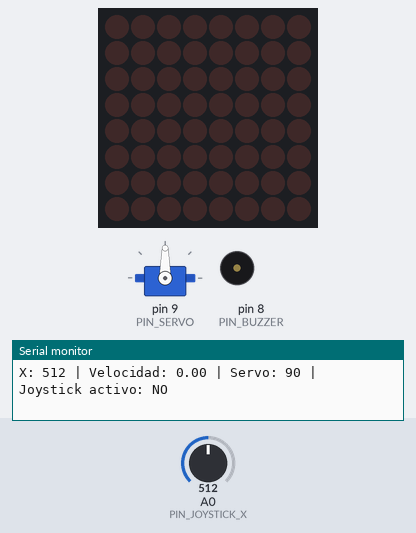
A sketch run on a simulated Arduino Uno, built with avr-gcc and run on an emulated ATmega328P. Shown: servo, 8×8 LED matrix, buzzer (waves = sounding), the last lines printed to the serial monitor. The test bench sets the inputs (shaded band); at power-on: A0 (PIN_JOYSTICK_X) = 512.

Above: at 1.2 s.
1.3 s: A0 (PIN_JOYSTICK_X) set to 555
4.3 s: A0 (PIN_JOYSTICK_X) set to 586
At 4.75 s:
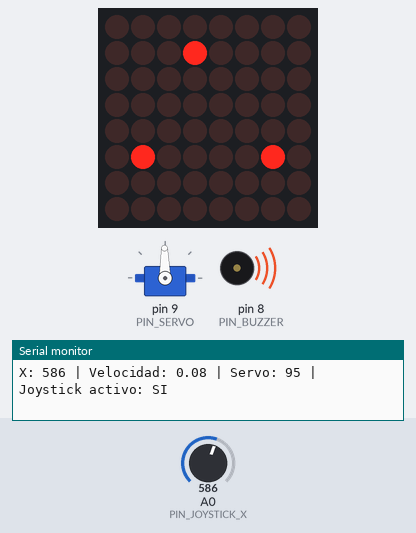
7.3 s: A0 (PIN_JOYSTICK_X) set to 511
At 8.65 s:
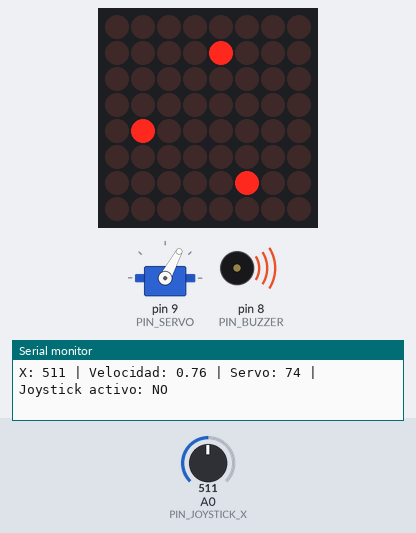
10.3 s: A0 (PIN_JOYSTICK_X) set to 660
At 10.75 s:
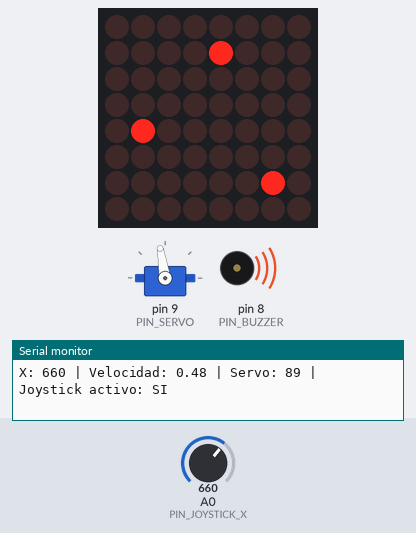
13.3 s: A0 (PIN_JOYSTICK_X) set to 900
16.3 s: A0 (PIN_JOYSTICK_X) set to 511
At 17.36 s:
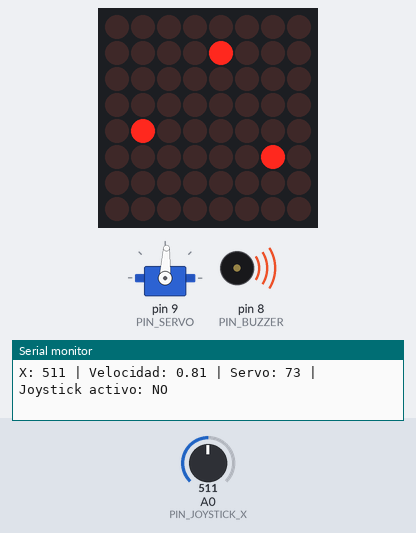
Timing chart, 0 to 22.7 s (numbered marks = the images above; inputs shaded):
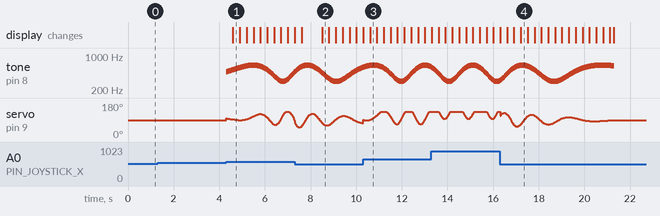

The sketch:

simulador_mareo.ino
```cpp
#include <Servo.h>
#include <LedControl.h>

// =====================================================
// PINES
// =====================================================

const byte PIN_JOYSTICK_X = A0;
const byte PIN_BUZZER = 8;
const byte PIN_SERVO = 9;

const byte PIN_MATRIZ_DIN = 12;
const byte PIN_MATRIZ_CLK = 11;
const byte PIN_MATRIZ_CS  = 10;

// =====================================================
// JOYSTICK
// =====================================================

int joystickX = 512;
const int CENTRO_JOYSTICK = 512;
const int ZONA_ACTIVACION = 55; // Cuanto hay que mover para que "cuente".

// =====================================================
// VELOCIDAD (parametro central, 0.0 a 1.0)
// =====================================================
// Sube mientras el joystick esta girado, baja de a poco cuando lo soltas.
// Todo (servo, sonido, matriz) se maneja con este mismo numero,
// asi nunca hay un corte brusco entre "girando" y "quieto".

float velocidad = 0.0;

const float INCREMENTO_VELOCIDAD_POR_MS = 1.0 / 2500.0; // ~2.5s hasta el maximo
const float DECREMENTO_VELOCIDAD_POR_MS = 1.0 / 5000.0; // ~5s hasta frenar del todo (tambaleo)

// =====================================================
// SERVO
// =====================================================

Servo servoMareo;

const int ANGULO_MINIMO = 45;
const int ANGULO_CENTRO = 90;
const int ANGULO_MAXIMO = 135;

float posicionServo = ANGULO_CENTRO;
float faseServo = 0.0;

const float AMPLITUD_SERVO_MAXIMA = 40.0;
const float VELOCIDAD_FASE_SERVO_MIN = 1.0;
const float VELOCIDAD_FASE_SERVO_MAX = 6.0;
const float FACTOR_INCLINACION_JOYSTICK = 0.12;
const float SUAVIZADO_SERVO = 0.3;

// =====================================================
// SONIDO: sirena suave (sube y baja continuo)
// =====================================================

const int FRECUENCIA_MINIMA = 300;
const int FRECUENCIA_MAXIMA = 650;

// Velocidad del "sube y baja". Con esto, un ciclo completo dura
// entre ~8s (quieto/arrancando) y ~2s (mareo a full) - tipo sirena tranquila.
const float VELOCIDAD_FASE_SONIDO_MIN = 0.8;
const float VELOCIDAD_FASE_SONIDO_MAX = 3.0;

const unsigned long INTERVALO_SONIDO = 20;
float faseSonido = 0.0;
unsigned long ultimoPasoSonido = 0;

// =====================================================
// MATRIZ DE LEDS (MAX7219, 8x8, LedControl)
// =====================================================

LedControl matriz = LedControl(PIN_MATRIZ_DIN, PIN_MATRIZ_CLK, PIN_MATRIZ_CS, 1);

const float CENTRO_MATRIZ = 3.5;
const float RADIO_MATRIZ = 3.0;
const byte CANTIDAD_PUNTOS_MATRIZ = 3;

const float VELOCIDAD_FASE_MATRIZ_MIN = 1.0;
const float VELOCIDAD_FASE_MATRIZ_MAX = 8.0;

float faseMatriz = 0.0;
const unsigned long INTERVALO_MATRIZ = 30;
unsigned long ultimoPasoMatriz = 0;

// =====================================================
// TIEMPOS GENERALES
// =====================================================

unsigned long ultimoCiclo = 0;
unsigned long ultimaImpresionSerie = 0;

// =====================================================
// CONFIGURACION
// =====================================================

void setup() {
  Serial.begin(9600);

  pinMode(PIN_BUZZER, OUTPUT);
  noTone(PIN_BUZZER);

  servoMareo.attach(PIN_SERVO);
  servoMareo.write(ANGULO_CENTRO);
  posicionServo = ANGULO_CENTRO;

  matriz.shutdown(0, false);
  matriz.setIntensity(0, 8);
  matriz.clearDisplay(0);

  ultimoCiclo = millis();

  Serial.println("===============================");
  Serial.println("SIMULADOR DE MAREO");
  Serial.println("===============================");
}

// =====================================================
// BUCLE PRINCIPAL
// =====================================================

void loop() {
  unsigned long ahora = millis();
  unsigned long dt = ahora - ultimoCiclo;
  ultimoCiclo = ahora;

  leerJoystick();
  bool activo = joystickFueraDelCentro();

  // --- Actualiza la velocidad central, sin cortes ---
  if (activo) {
    velocidad += INCREMENTO_VELOCIDAD_POR_MS * dt;
  } else {
    velocidad -= DECREMENTO_VELOCIDAD_POR_MS * dt;
  }
  velocidad = constrain(velocidad, 0.0, 1.0);

  // --- Todo se mueve en base a "velocidad", siempre ---
  actualizarServo(dt, activo);
  actualizarSonido();
  actualizarMatriz();

  mostrarDatosSerie(activo);
}

// =====================================================
// LECTURA DEL JOYSTICK
// =====================================================

void leerJoystick() {
  joystickX = analogRead(PIN_JOYSTICK_X);
}

bool joystickFueraDelCentro() {
  return abs(joystickX - CENTRO_JOYSTICK) > ZONA_ACTIVACION;
}

// =====================================================
// SERVO: sigue al joystick mientras giras, y "tambalea"
// (oscila cada vez mas lento y mas chico) cuando soltas
// =====================================================

void actualizarServo(unsigned long dt, bool activo) {
  float velocidadFase =
    VELOCIDAD_FASE_SERVO_MIN +
    (VELOCIDAD_FASE_SERVO_MAX - VELOCIDAD_FASE_SERVO_MIN) * velocidad;

  faseServo += velocidadFase * (dt / 1000.0);

  float amplitud = AMPLITUD_SERVO_MAXIMA * velocidad;
  float oscilacion = amplitud * sin(faseServo);

  // La inclinacion por el joystick solo aplica mientras lo estas moviendo.
  // Al soltar, queda solo la oscilacion (el tambaleo) muriendo de a poco.
  float inclinacion = 0.0;
  if (activo) {
    inclinacion = (joystickX - CENTRO_JOYSTICK) * FACTOR_INCLINACION_JOYSTICK;
  }

  float anguloObjetivo = ANGULO_CENTRO + oscilacion + inclinacion;
  anguloObjetivo = constrain(anguloObjetivo, ANGULO_MINIMO, ANGULO_MAXIMO);

  posicionServo += (anguloObjetivo - posicionServo) * SUAVIZADO_SERVO;
  servoMareo.write((int)posicionServo);
}

// =====================================================
// SONIDO: sirena continua, sube y baja, mas lenta y calma
// =====================================================

void actualizarSonido() {
  if (velocidad <= 0.005) {
    noTone(PIN_BUZZER);
    return;
  }

  if (millis() - ultimoPasoSonido < INTERVALO_SONIDO) {
    return;
  }
  ultimoPasoSonido = millis();

  float velocidadFase =
    VELOCIDAD_FASE_SONIDO_MIN +
    (VELOCIDAD_FASE_SONIDO_MAX - VELOCIDAD_FASE_SONIDO_MIN) * velocidad;

  faseSonido += velocidadFase * (INTERVALO_SONIDO / 1000.0);

  // sin() va de -1 a 1 -> lo llevamos al rango de frecuencias, suave y continuo.
  float t = (sin(faseSonido) + 1.0) / 2.0; // 0..1
  int frecuencia = FRECUENCIA_MINIMA + (int)(t * (FRECUENCIA_MAXIMA - FRECUENCIA_MINIMA));

  tone(PIN_BUZZER, frecuencia);
}

// =====================================================
// MATRIZ: 3 puntos girando en circulo, mas rapido con "velocidad"
// =====================================================

void actualizarMatriz() {
  if (millis() - ultimoPasoMatriz < INTERVALO_MATRIZ) {
    return;
  }
  ultimoPasoMatriz = millis();

  if (velocidad <= 0.005) {
    matriz.clearDisplay(0);
    return;
  }

  float velocidadFase =
    VELOCIDAD_FASE_MATRIZ_MIN +
    (VELOCIDAD_FASE_MATRIZ_MAX - VELOCIDAD_FASE_MATRIZ_MIN) * velocidad;

  faseMatriz += velocidadFase * (INTERVALO_MATRIZ / 1000.0);

  matriz.clearDisplay(0);

  for (byte i = 0; i < CANTIDAD_PUNTOS_MATRIZ; i++) {
    float angulo = faseMatriz + i * (2.0 * PI / CANTIDAD_PUNTOS_MATRIZ);

    int x = round(CENTRO_MATRIZ + RADIO_MATRIZ * cos(angulo));
    int y = round(CENTRO_MATRIZ + RADIO_MATRIZ * sin(angulo));

    x = constrain(x, 0, 7);
    y = constrain(y, 0, 7);

    matriz.setLed(0, y, x, true);
  }
}

// =====================================================
// MONITOR SERIE
// =====================================================

void mostrarDatosSerie(bool activo) {
  if (millis() - ultimaImpresionSerie < 250) {
    return;
  }
  ultimaImpresionSerie = millis();

  Serial.print("X: ");
  Serial.print(joystickX);

  Serial.print(" | Velocidad: ");
  Serial.print(velocidad, 2);

  Serial.print(" | Servo: ");
  Serial.print((int)posicionServo);

  Serial.print(" | Joystick activo: ");
  Serial.println(activo ? "SI" : "NO");
}
```

Measured:
- the behaviour switches between 567 and 568 on A0 (PIN_JOYSTICK_X) (found by bisection; images 0 and 1)
- after the input at 4.3 s, tone on pin 8 (PIN_BUZZER): plays 477 Hz for 0.02 s, 480 Hz for 0.02 s, 483 Hz for 0.02 s, 486 Hz for 0.02 s, 489 Hz for 0.02 s, 492 Hz for 0.02 s … (142 notes in this stretch), starting at once; the display: changes after 0.30 s (image 1)
- after the input at 10.3 s, the display: first differs from a run without the input after 0.31 s (image 3)
